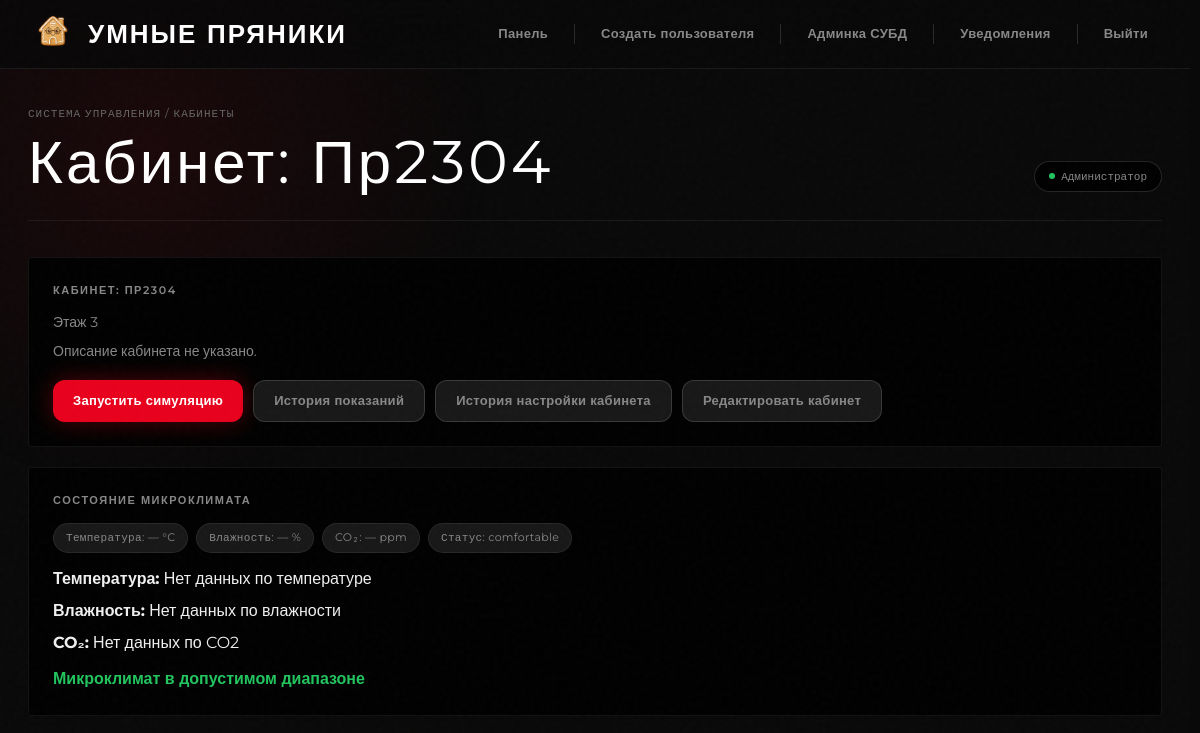
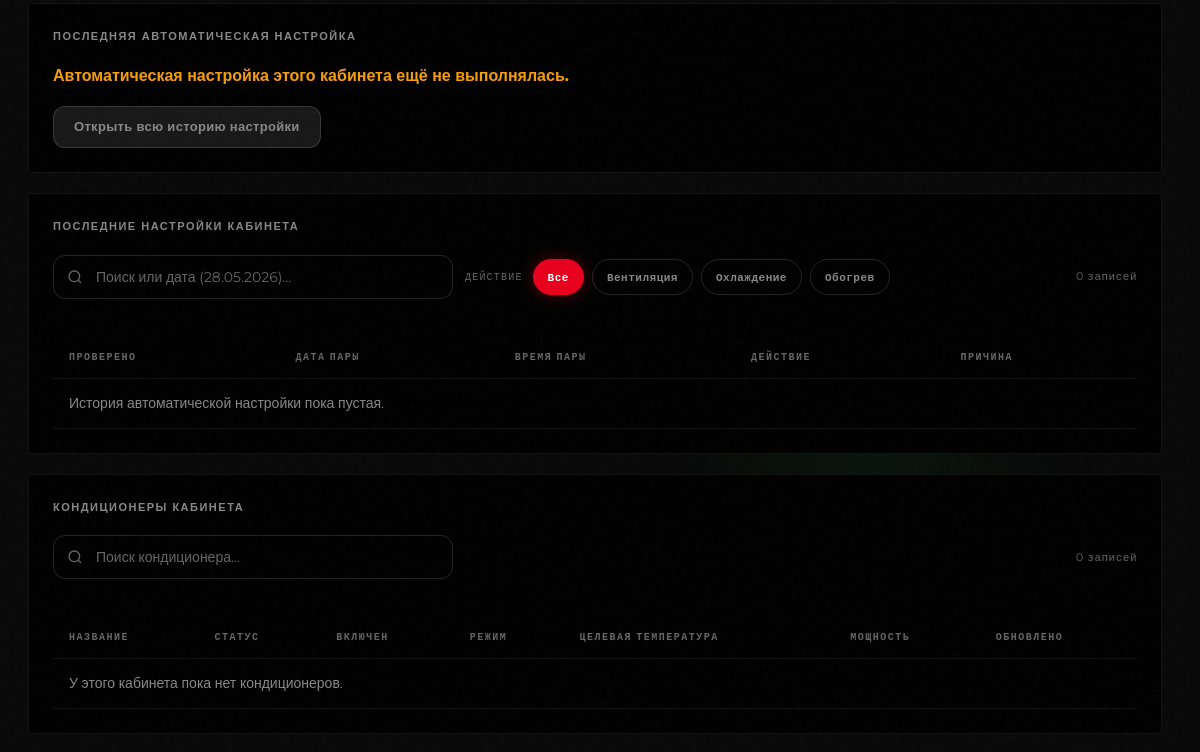
The page /dashboard/room/6/ (signed in, upper part) on the database as committed earlier (2 pictures, top to bottom).
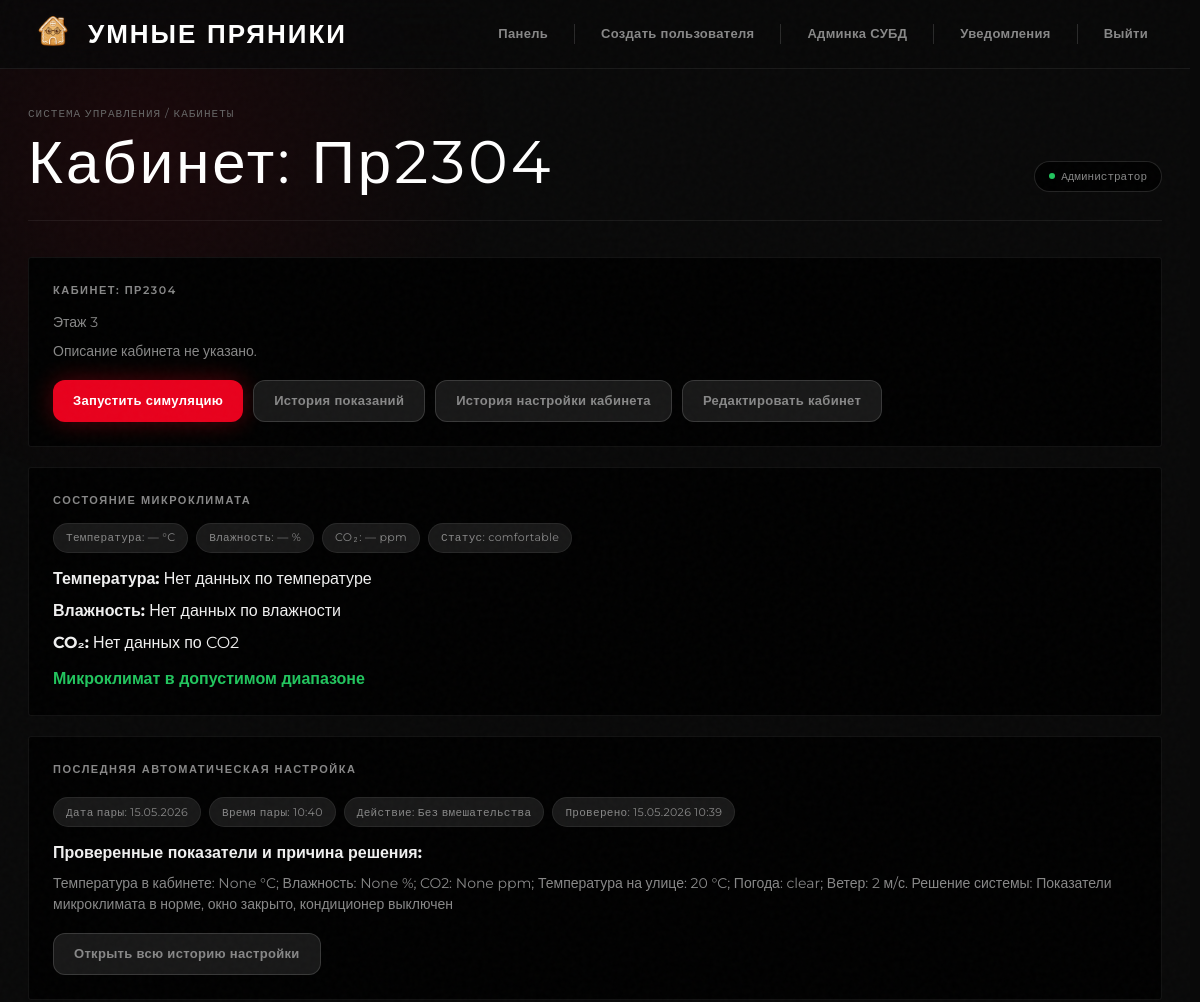
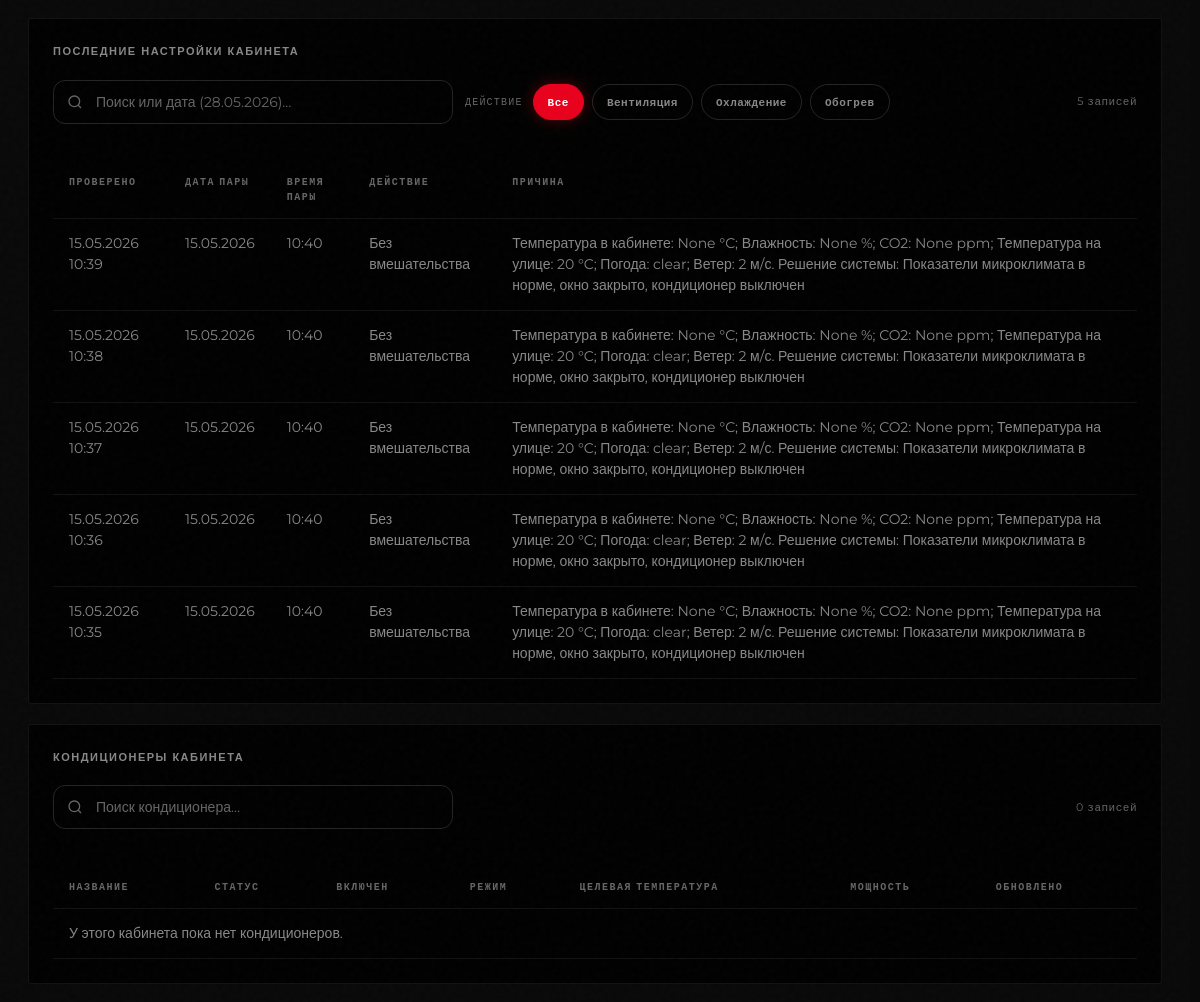
The same page on the database as committed later (2 pictures, top to bottom).
### university/models.py (models this page shows, shortened)
class Room(models.Model):
    BUILDING_CHOICES = [
        (1, "1 корпус"),
        (2, "2 корпус"),
    ]
    name = models.CharField("Название кабинета", max_length=50)
    building = models.PositiveSmallIntegerField("Корпус", choices=BUILDING_CHOICES, default=1)
    floor = models.IntegerField("Этаж")
    chairs = models.IntegerField("Количество стульев", default=0)
    desks = models.IntegerField("Количество парт", default=0)
    computers = models.IntegerField("Количество компьютеров", default=0)
    windows = models.IntegerField("Количество окон", default=0)
    description = models.TextField("Описание кабинета", blank=True)
    window_open = models.BooleanField("Окна открыты", default=False)
    conditioners = models.IntegerField("Количество кондиционеров", default=0)
    class Meta:
        verbose_name = "Кабинет"
        verbose_name_plural = "Кабинеты"

class ClimateActionLog(models.Model):
    ACTION_CHOICES = [
        ("ventilation", "Проветривание"),
        ("conditioner_cool", "Кондиционер: охлаждение"),
        ("conditioner_heat", "Кондиционер: обогрев"),
        ("none", "Без вмешательства"),
    ]
    room = models.ForeignKey(
        Room,
        on_delete=models.CASCADE,
        verbose_name="Кабинет",
        related_name="climate_logs",
    )
    lesson_date = models.DateField("Дата занятия")
    lesson_time = models.TimeField("Время начала занятия")
    action = models.CharField(
        "Выполненное действие",
        max_length=50,
        choices=ACTION_CHOICES,
    )
    reason = models.TextField("Причина выбора действия", blank=True)
    created_at = models.DateTimeField("Время выполнения", auto_now_add=True)
    class Meta:
        verbose_name = "История настройки кабинета"
        verbose_name_plural = "История настройки кабинетов"
        ordering = ("-created_at",)

### university/views.py (the view)
# urls.py: path("dashboard/room/<int:room_id>/", views.room_detail, name="room_detail"),
@moderator_or_admin_required
def room_detail(request, room_id):
    rooms = Room.objects.prefetch_related(
        "sensor_set__sensor_type",
        "conditioner_set",
    )
    profile = getattr(request.user, "profile", None)
    if not request.user.is_superuser:
        rooms = rooms.filter(building=profile.building)
    room = get_object_or_404(
        rooms,
        pk=room_id,
    )
    sensors = room.sensor_set.all()
    conditioners = room.conditioner_set.all()
    latest_data = (
        SensorData.objects
        .filter(sensor__room=room)
        .select_related("sensor", "sensor__sensor_type")
        .order_by("-created_at")[:20]
    )
    climate_snapshot = get_room_climate_snapshot(room)
    last_climate_log = (
        ClimateActionLog.objects
        .filter(room=room)
        .order_by("-created_at")
        .first()
    )
    climate_logs = (
        ClimateActionLog.objects
        .filter(room=room)
        .order_by("-created_at")[:5]
    )
    context = {
        "room": room,
        "sensors": sensors,
        "conditioners": conditioners,
        "latest_data": latest_data,
        "climate_snapshot": climate_snapshot,
        "last_climate_log": last_climate_log,
        "climate_logs": climate_logs,
        "title": f"Кабинет: {room.name}",
    }
    return render(request, "dashboard/room_detail.html", context)

### university/climate_rules.py (called while the page is built, shortened)
def evaluate_temperature(value):
    if value is None:
        return {"status": "no_data", "reason": "Нет данных по температуре"}
    if value < SANPIN_LIMITS["temperature"]["min"]:
        return {"status": "low", "reason": "Температура ниже нормы"}
    if value > SANPIN_LIMITS["temperature"]["max"]:
        return {"status": "high", "reason": "Температура выше нормы"}
    return {"status": "ok", "reason": "Температура в норме"}

def evaluate_humidity(value):
    if value is None:
        return {"status": "no_data", "reason": "Нет данных по влажности"}
    if value < SANPIN_LIMITS["humidity"]["min"]:
        return {"status": "low", "reason": "Влажность ниже нормы"}
    if value > SANPIN_LIMITS["humidity"]["max"]:
        return {"status": "high", "reason": "Влажность выше нормы"}
    return {"status": "ok", "reason": "Влажность в норме"}

def evaluate_co2(value):
    if value is None:
        return {"status": "no_data", "reason": "Нет данных по CO2"}

### university/climate_services.py (called while the page is built)
def get_room_sensor_value(room, allowed_names):
    sensors = (
        Sensor.objects
        .select_related("sensor_type")
        .filter(room=room, status="active")
        .order_by("-last_updated")
    )
    for item in sensors:
        sensor_type_name = _normalize_sensor_type_name(item.sensor_type.name)
        if sensor_type_name in allowed_names:
            return item.last_value
    return None

def get_room_climate_snapshot(room):
    temperature = get_room_sensor_value(room, TEMPERATURE_SENSOR_NAMES)
    humidity = get_room_sensor_value(room, HUMIDITY_SENSOR_NAMES)
    co2 = get_room_sensor_value(room, CO2_SENSOR_NAMES)
    summary = build_comfort_summary(
        temperature_value=temperature,
        humidity_value=humidity,
        co2_value=co2,
    )
    return {
        "room": room,
        "temperature": temperature,
        "humidity": humidity,
        "co2": co2,
        "summary": summary,
    }

### university/context_processors.py (called while the page is built, shortened)
def unread_notification_popup(request):
    if not request.user.is_authenticated:
        return {"popup_notifications": []}
    if request.session.get("notifications_popup_shown") is True:
        return {"popup_notifications": []}

### university/templates/dashboard/room_detail.html (shortened to what this page needs)
{% extends "dashboard/base.html" %}
{% block content %}
<div class="card">
    <h2>Кабинет: {{ room.name }}</h2>
    <p class="muted">Этаж {{ room.floor }}</p>
    {% if room.description %}
        <p>{{ room.description }}</p>
    {% else %}
        <p class="muted">Описание кабинета не указано.</p>
    {% endif %}
    <div class="actions">
        <a class="btn" href="{% url 'university:room_simulate' room.id %}">Запустить симуляцию</a>
        <a class="btn btn-secondary" href="{% url 'university:room_history' room.id %}">История показаний</a>
        {% if request.user.is_superuser %}
            <a class="btn btn-secondary" href="/admin/university/climateactionlog/?room__id__exact={{ room.id }}">История настройки кабинета</a>
            <a class="btn btn-secondary" href="/admin/university/room/{{ room.id }}/change/">Редактировать кабинет</a>
        {% endif %}
    </div>
</div>
<div class="card" style="margin-top: 20px;">
    <h2>Состояние микроклимата</h2>
    <div class="room-meta">
        <div class="pill">Температура: {{ climate_snapshot.temperature|default:"—" }} °C</div>
        <div class="pill">Влажность: {{ climate_snapshot.humidity|default:"—" }} %</div>
        <div class="pill">CO₂: {{ climate_snapshot.co2|default:"—" }} ppm</div>
        <div class="pill">Статус: {{ climate_snapshot.summary.status|default:"—" }}</div>
    </div>
    <div style="margin-top: 14px; display: flex; flex-direction: column; gap: 8px;">
        <div><strong>Температура:</strong> {{ climate_snapshot.summary.temperature.reason|default:"Нет данных" }}</div>
        <div><strong>Влажность:</strong> {{ climate_snapshot.summary.humidity.reason|default:"Нет данных" }}</div>
        <div><strong>CO₂:</strong> {{ climate_snapshot.summary.co2.reason|default:"Нет данных" }}</div>
    </div>
    {% if climate_snapshot.summary.needs_ventilation %}
        <div style="margin-top: 12px;" class="status-error">Требуется проветривание</div>
    {% elif climate_snapshot.summary.too_hot %}
        <div style="margin-top: 12px;" class="status-error">В кабинете жарко</div>
    {% elif climate_snapshot.summary.too_cold %}
        <div style="margin-top: 12px;" class="status-disabled">В кабинете холодно</div>
    {% else %}
        <div style="margin-top: 12px;" class="status-active">Микроклимат в допустимом диапазоне</div>
    {% endif %}
</div>
<div class="card" style="margin-top: 20px;">
    <h2 style="margin-bottom: 20px;">Последняя автоматическая настройка</h2>
    {% if last_climate_log %}
        <div class="room-meta">
            <div class="pill">Дата пары: {{ last_climate_log.lesson_date|date:"d.m.Y" }}</div>
            <div class="pill">Время пары: {{ last_climate_log.lesson_time|time:"H:i" }}</div>
            <div class="pill">Действие: {{ last_climate_log.get_action_display }}</div>
            <div class="pill">Проверено: {{ last_climate_log.created_at|date:"d.m.Y H:i" }}</div>
        </div>
        <div style="margin-top: 14px;">
            <strong>Проверенные показатели и причина решения:</strong>
            <p style="margin-top: 8px;">{{ last_climate_log.reason }}</p>
        </div>
    {% else %}
        <div class="status-disabled" style="margin-top: 12px;">Автоматическая настройка этого кабинета ещё не выполнялась.</div>
    {% endif %}
    {% if request.user.is_superuser %}
        <div class="actions">
            <a class="btn btn-secondary" href="/admin/university/climateactionlog/?room__id__exact={{ room.id }}">Открыть всю историю настройки</a>
        </div>
    {% endif %}
</div>
<div class="card" style="margin-top: 20px;">
    <h2 style="margin-bottom: 20px;">Последние настройки кабинета</h2>
    <div class="controls-bar">
        <div class="search-wrap">
            <svg width="16" height="16" fill="none" stroke="currentColor" stroke-width="2" viewBox="0 0 24 24"><circle cx="11" cy="11" r="8"/><path d="m21 21-4.35-4.35"/></svg>
            <input type="text" class="table-search-input" data-target="climateLogsTable" list="dates-climateLogsTable" placeholder="Поиск или дата (28.05.2026)…" autocomplete="off">
        </div>
        <div class="filter-group">
            <span class="filter-label">Действие</span>
            <button type="button" class="filter-btn active" data-target="climateLogsTable" data-val="all">Все</button>
            <button type="button" class="filter-btn" data-target="climateLogsTable" data-val="Вентиляция">Вентиляция</button>
            <button type="button" class="filter-btn" data-target="climateLogsTable" data-val="Охлаждение">Охлаждение</button>
            <button type="button" class="filter-btn" data-target="climateLogsTable" data-val="Обогрев">Обогрев</button>
        </div>
        <span class="results-count">{{ climate_logs|length }} записей</span>
    </div>
    <div style="overflow-x: auto;">
        <table id="climateLogsTable">
            <thead>
                <tr>
                    <th>Проверено</th>
                    <th>Дата пары</th>
                    <th>Время пары</th>
                    <th>Действие</th>
                    <th>Причина</th>
                </tr>
            </thead>
            <tbody>
                {% for log in climate_logs %}
                    <tr>
                        <td>{{ log.created_at|date:"d.m.Y H:i" }}</td>
                        <td>{{ log.lesson_date|date:"d.m.Y" }}</td>
                        <td>{{ log.lesson_time|time:"H:i" }}</td>
                        <td>{{ log.get_action_display }}</td>
                        <td>{{ log.reason }}</td>
                    </tr>
                {% empty %}
                    <tr><td colspan="5">История автоматической настройки пока пустая.</td></tr>
                {% endfor %}
            </tbody>
        </table>
    </div>
</div>
<div class="card" style="margin-top: 20px;">
    <h2 style="margin-bottom: 20px;">Кондиционеры кабинета</h2>
    <div class="controls-bar">
        <div class="search-wrap">
            <svg width="16" height="16" fill="none" stroke="currentColor" stroke-width="2" viewBox="0 0 24 24"><circle cx="11" cy="11" r="8"/><path d="m21 21-4.35-4.35"/></svg>
            <input type="text" class="table-search-input" data-target="conditionersTable" list="dates-conditionersTable" placeholder="Поиск кондиционера…" autocomplete="off">
        </div>
        <span class="results-count">{{ conditioners|length }} записей</span>
    </div>
    <div style="overflow-x: auto;">
        <table id="conditionersTable">
            <thead>
                <tr>
                    <th>Название</th>
                    <th>Статус</th>
                    <th>Включен</th>
                    <th>Режим</th>
                    <th>Целевая температура</th>
                    <th>Мощность</th>
                    <th>Обновлено</th>
                </tr>
            </thead>
            <tbody>
                {% for conditioner in conditioners %}
                    <tr>
                        <td>{{ conditioner.name }}</td>
                        <td>
                            {% if conditioner.status == "active" %}<span class="status-active">Работает</span>
                            {% elif conditioner.status == "error" %}<span class="status-error">Ошибка</span>
                            {% else %}<span class="status-disabled">Выключен</span>{% endif %}
                        </td>
                        <td>{{ conditioner.enabled|yesno:"Да,Нет" }}</td>
                        <td>{{ conditioner.get_mode_display }}</td>
                        <td>{{ conditioner.target_temperature|default:"—" }}</td>
                        <td>{{ conditioner.power }}</td>
                        <td>{{ conditioner.last_updated|date:"d.m.Y H:i" }}</td>
                    </tr>
                {% empty %}
                    <tr><td colspan="7">У этого кабинета пока нет кондиционеров.</td></tr>
                {% endfor %}
            </tbody>
        </table>
    </div>
</div>
{% endblock %}

### university/templates/dashboard/base.html (shortened to what this page needs)
<!DOCTYPE html>
<html lang="ru">
<head>
</head>
<body>
    <div id="starfield"></div>
    <div class="ambient-orb"></div>
    <div class="layout">
        <aside class="sidebar">
            <div class="header-inner">
                <div class="brand">
                    <img src="/static/images/logo.png" alt="Logo" class="brand-logo">
                    УМНЫЕ ПРЯНИКИ
                </div>
                <nav class="nav">
                    {% if request.user.is_superuser %}
                        <a href="{% url 'university:dashboard_home' %}">Панель</a>
                        <a href="/accounts/create/">Создать пользователя</a>
                        <a href="/admin/">Админка СУБД</a>
                        <a href="{% url 'university:feedback_notifications' %}">Уведомления</a>
                    {% elif request.user.profile.role == "moderator" %}
                        <a href="{% url 'university:dashboard_home' %}">Панель корпуса {{ request.user.profile.building }}</a>
                    {% endif %}
                    {% if request.user.is_authenticated %}
                        <a href="/accounts/logout/" class="danger">Выйти</a>
                    {% else %}
                        <a href="/accounts/login/">Войти</a>
                    {% endif %}
                </nav>
            </div>
        </aside>
        <main class="main">
            <div class="topbar">
                <div>
                    <div class="topbar-meta" style="margin-bottom:10px;">
                        {% if request.user.is_authenticated %}Система управления / Кабинеты{% else %}Информационная система / Кабинеты{% endif %}
                    </div>
                    <div class="topbar-title">
                        {% if title %}
                            {{ title }}
                        {% elif request.user.is_authenticated %}
                            Панель<span> управления</span>
                        {% else %}
                            Умные<span> Пряники</span>
                        {% endif %}
                    </div>
                </div>
                <div class="topbar-right">
                    {% if request.user.is_authenticated %}
                    <div class="topbar-badge">
                        <div style="width:6px;height:6px;border-radius:50%;background:var(--ok);"></div>
                        {% if request.user.is_superuser %}
                        Администратор
                        {% elif request.user.profile %}
                        {{ request.user.profile.get_full_name|default:request.user.username }}
                        {% else %}
                        {{ request.user.username }}
                        {% endif %}
                    </div>
                    {% endif %}
                </div>
            </div>
            {% block content %}{% endblock %}
        </main>
    </div>
</body>
</html>

Rows that differ between the two databases and show on the page:
added ClimateActionLog: lesson_date "15.05.2026", lesson_time "10:40", action "Без вмешательства", created_at "15.05.2026 10:39", reason "Температура в кабинете: None °C; Влажность: None %; CO2: None ppm; Температура на улице: 20 °C; Погода: clear; Ветер: 2 м/с. Решение системы: Показатели микроклимата в норме, окно закрыто, кондиционер выключен"
added ClimateActionLog: created_at "15.05.2026 10:38", lesson_date "15.05.2026", lesson_time "10:40", action "Без вмешательства", reason "Температура в кабинете: None °C; Влажность: None %; CO2: None ppm; Температура на улице: 20 °C; Погода: clear; Ветер: 2 м/с. Решение системы: Показатели микроклимата в норме, окно закрыто, кондиционер выключен"
added ClimateActionLog: created_at "15.05.2026 10:37", lesson_date "15.05.2026", lesson_time "10:40", action "Без вмешательства", reason "Температура в кабинете: None °C; Влажность: None %; CO2: None ppm; Температура на улице: 20 °C; Погода: clear; Ветер: 2 м/с. Решение системы: Показатели микроклимата в норме, окно закрыто, кондиционер выключен"
added ClimateActionLog: created_at "15.05.2026 10:36", lesson_date "15.05.2026", lesson_time "10:40", action "Без вмешательства", reason "Температура в кабинете: None °C; Влажность: None %; CO2: None ppm; Температура на улице: 20 °C; Погода: clear; Ветер: 2 м/с. Решение системы: Показатели микроклимата в норме, окно закрыто, кондиционер выключен"
added ClimateActionLog: created_at "15.05.2026 10:35", lesson_date "15.05.2026", lesson_time "10:40", action "Без вмешательства", reason "Температура в кабинете: None °C; Влажность: None %; CO2: None ppm; Температура на улице: 20 °C; Погода: clear; Ветер: 2 м/с. Решение системы: Показатели микроклимата в норме, окно закрыто, кондиционер выключен"
Other text that changed with them:
{{ climate_logs|length }}: "0" → "5"
text no longer shown: "Автоматическая настройка этого кабинета ещё не выполнялась. История автоматической настройки пока пустая."
text now shown: "Дата пары: Время пары: Действие: Проверено: Проверенные показатели и причина решения:"
